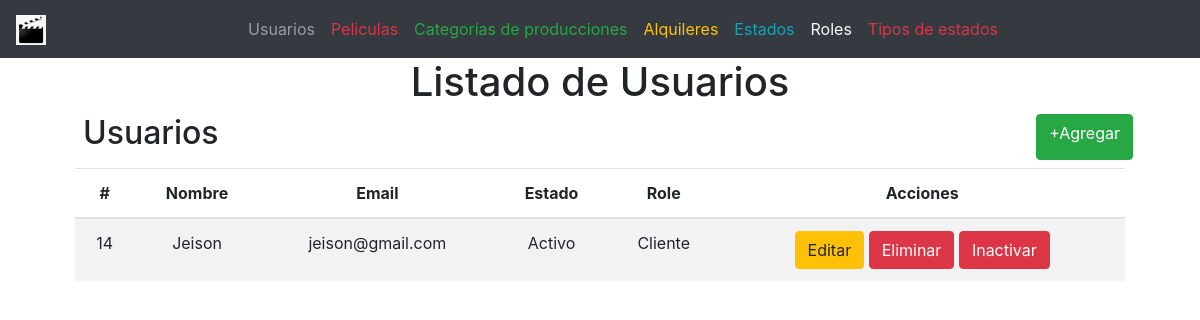
The page /?controller=user on the database as committed earlier.
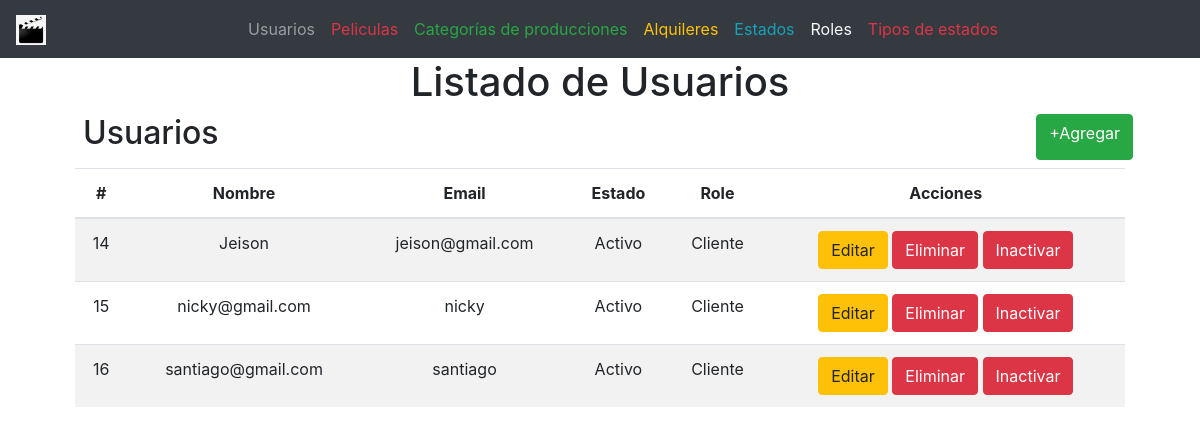
The same page on the database as committed later.
### tables this page shows
CREATE TABLE `users` (
  `id` int(11) NOT NULL,
  `name` varchar(100) NOT NULL,
  `email` varchar(100) NOT NULL,
  `password` varchar(100) NOT NULL,
  `status_id` int(11) NOT NULL,
  `rol_id` int(11) NOT NULL
);

CREATE TABLE `statuses` (
  `id` int(11) NOT NULL,
  `status` varchar(100) NOT NULL,
  `type_status_id` int(11) NOT NULL
);

CREATE TABLE `roles` (
  `id` int(11) NOT NULL,
  `name` varchar(20) NOT NULL,
  `status_id` int(11) NOT NULL
);

### controllers/UserController.php (called while the page is built, shortened)
<?php
require 'models/User.php';
class UserController
{
	private $model;
	public function __construct()
	{
		$this->model = new User;
	}
	public function index()
	{
		require 'views/layout.php';
		$users = $this->model->getAll();
		require 'views/users/list.php';
	}
}

### models/User.php (called while the page is built, shortened)
<?php
class User
{
	private $pdo;
	public function __construct()
	{
		try {
			$this->pdo = new Database;
		} catch (PDOException $e) {
			die($e->getMessage());
		}
	}
	public function getAll()
	{
		try {
			$strSql = "SELECT u.*, s.status as status,r.name as role FROM users u INNER JOIN  statuses s ON s.id=u.status_id INNER JOIN roles r ON r.id = u.rol_id ORDER BY u.id ASC";
			$query = $this->pdo->select($strSql);
			return $query;
		} catch (PDOException $e) {
			die($e->getMessage());
		}
	}
}

### providers/Database.php (called while the page is built, shortened)
<?php
class Database extends PDO
{
	public function select($strSql, $arrayData = array(), $fetchMode = PDO::FETCH_OBJ)
	{
		$query = $this->prepare($strSql);
		if (!$query->execute())
			echo "Error, la consulta no se realizó";
		else
			return $query->fetchAll($fetchMode);
	}
}

### views/users/list.php (the view)
<main class="container">
	<section class="col-md-12 text-center">
		<h1>Listado de Usuarios</h1>
		<div class="col-md-12 m-2 d-flex justify-content-between">
			<h2>Usuarios</h2>
			<a href="?controller=user&method=new" class="btn btn-success">+Agregar</a>
		</div>
		<section class="col-md-12">
			<table class="table table-striped table-hover">
			  <thead>
			    <tr>
			      <th>#</th>
			      <th>Nombre</th>
			      <th>Email</th>
			      <th>Estado</th>
				  <th>Role</th>
			      <th>Acciones</th>
			    </tr>
			  </thead>
			  <tbody>
			  	<?php foreach($users as $user) :?>
				    <tr>
				      <td><?php echo $user->id ?></td>
				      <td><?php echo $user->name ?></td>
				      <td><?php echo $user->email ?></td>
				      <td><?php echo $user->status ?></td>
					  <td><?php echo $user->role ?></td>
				      <td>
				      	<a href="?controller=user&method=edit&id=<?php echo $user->id ?>" class="btn btn-warning">Editar</a>
				      	<a href="?controller=user&method=delete&id=<?php echo $user->id ?>" class="btn btn-danger">Eliminar</a>
				      	<?php
				      		if($user->status_id == 1) {
				      	?>
			      			<a href="?controller=user&method=updateStatus&id=<?php echo $user->id ?>" class="btn btn-danger">Inactivar</a>
			      		<?php
			      			} elseif($user->status_id == 2) {
			      		?>
			      			<a href="?controller=user&method=updateStatus&id=<?php echo $user->id ?>" class="btn btn-primary">Activar</a>
			      		<?php
			      			}
			      		?>
				      </td>
				    </tr>
				  <?php endforeach ?>
			  </tbody>
			</table>
		</section>
	</section>
</main>

### index.php (shortened to what this page needs)
<?php
	require 'providers/Database.php';
	$controller = 'HomeController';
	if(!isset($_REQUEST['controller'])) {
		require 'controllers/'.$controller. '.php';
		$controller = ucwords($controller);
		$controller = new $controller;
		$controller->index();
	} else {
		$method = isset($_REQUEST['method']) ? $_REQUEST['method'] : 'index';
		$controller = new $controller;
		call_user_func(array($controller, $method));
	}

### views/layout.php (shortened to what this page needs)
<!DOCTYPE html>
<html lang="es">
<head>
	<link rel="stylesheet" type="text/css" href="assets/css/bootstrap.min.css">
	<link rel="stylesheet" type="text/css" href="assets/css/style.css">
</head>
<body>
	<header>
		<nav class="navbar navbar-expand-lg navbar-dark bg-dark">
		  <a class="navbar-brand" href="index.php">
		  	<img src="assets/img/movies.png" width="30" height="30">
		  </a>
		  <div class="collapse navbar-collapse justify-content-center" id="navbarSupportedContent">
		    <ul class="navbar-nav">
		      <li class="nav-item">
		        <a class="nav-link" href="?controller=user">Usuarios</a>
		      </li>
		      <li class="nav-item">
		        <a class="nav-link text-danger" href="?controller=movie">Peliculas</a>
		      </li>
		      <li class="nav-item">
		        <a class="nav-link text-success" href="?controller=category">Categorías de producciones</a>
		      </li>
		      <li class="nav-item">
		        <a class="nav-link text-warning" href="?controller=rental">Alquileres</a>
		      </li>
		      <li class="nav-item">
		        <a class="nav-link text-info" href="?controller=status">Estados</a>
		      </li>
		      <li class="nav-item">
		        <a class="nav-link text-light" href="?controller=role">Roles</a>
		      </li>
		      <li class="nav-item">
		        <a class="nav-link text-danger" href="?controller=types">Tipos de estados</a>
		      </li>
		    </ul>
		  </div>
		</nav>
	</header>
</body>
</html>

Rows that differ between the two databases and show on the page:
added users: id "15", name "nicky@gmail.com", email "nicky", status.status "Activo", rol.name "Cliente"
added users: id "16", name "santiago@gmail.com", email "santiago", status.status "Activo", rol.name "Cliente"
